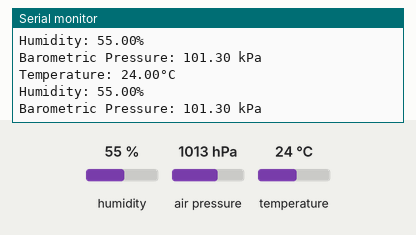
Recording of a sketch running on a simulated Raspberry Pi Pico. Parts: the last lines printed to the serial monitor. The test bench sets the inputs (shaded band); at power-on: humidity 55 %, air pressure 1013 hPa, temperature 24 °C.

Above: at 10.8 s.
10.9 s: humidity set to 22 %
At 15.7 s:
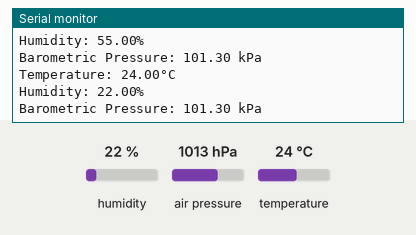
18.4 s: air pressure set to 952 hPa
At 20.8 s:
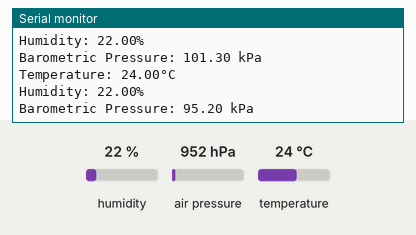
25.9 s: temperature set to 12 °C
At 31.1 s:
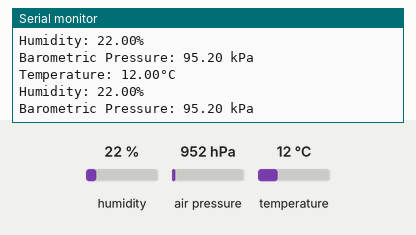

The sketch:

bme280.ino
```cpp
#include <Arduino.h>
#include <Adafruit_Sensor.h>
#include <Adafruit_BME280.h>
#include <Wire.h>

//BME280
unsigned status;
Adafruit_BME280 bme;

//Calculated Values
double temperature;
double humidity;
double pressure;

void setup() {
  Serial.begin(115200); //Connect to Serial
  while (!Serial);      //Pause code while we wait for Serial to connect

  //Configure the BME
  Wire.setSDA(0);
  Wire.setSCL(1);

  status = bme.begin(0x77, &Wire);

  if (!status) {
    Serial.println("Could not find a valid BME280 sensor, check wiring, address, sensor ID!");
  } else {
    Serial.println("bme status ok");
  }
}

void loop() {
  delay(5000); //Wait 5 seconds
  collect();

  Serial.print("Temperature: ");
  Serial.print(temperature);
  Serial.println("°C");

  Serial.print("Humidity: ");
  Serial.print(humidity);
  Serial.println("%");

  Serial.print("Barometric Pressure: ");
  Serial.print(pressure);
  Serial.println(" kPa");
}

void collect() {
  //BME280
  humidity = bme.readHumidity();
  pressure = bme.readPressure() / 1000; //Convert to kPa by dividing the result by 1000.
  temperature = bme.readTemperature();
}
```

Measured:
- after the input at 10.9 s, the serial monitor: prints a new line after 4.1 s (image 1)
- after the input at 18.4 s, the serial monitor: prints a new line after 1.6 s (image 2)
- after the input at 25.9 s, the serial monitor: prints a new line after 4.1 s (image 3)
